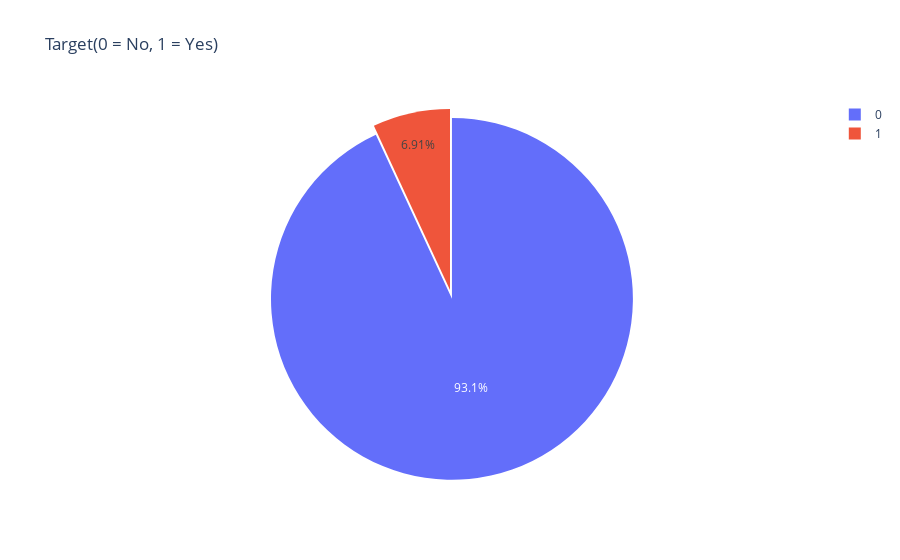

Source (notebook cell):
### Code cell
col = "Type"
grouped = df_apps[col].value_counts().reset_index()
grouped = grouped.rename(columns = {col : "count", "index" : col})

## plotting
trace = go.Pie(labels=grouped[col], values=grouped['count'], pull=[0.05, 0])
layout = {'title': 'Target(0 = No, 1 = Yes)'}
fig = go.Figure(data = [trace], layout = layout)
iplot(fig)

### Figure 1 — Plotly figure (JSON) as saved in the notebook; plotly's stock layout.template omitted (floating-point values rounded to 4 significant figures)
{"data": [{"labels": [0, 1], "pull": [0.05, 0], "values": [8719, 647], "type": "pie"}], "layout": {"title": {"text": "Target(0 = No, 1 = Yes)"}}}
